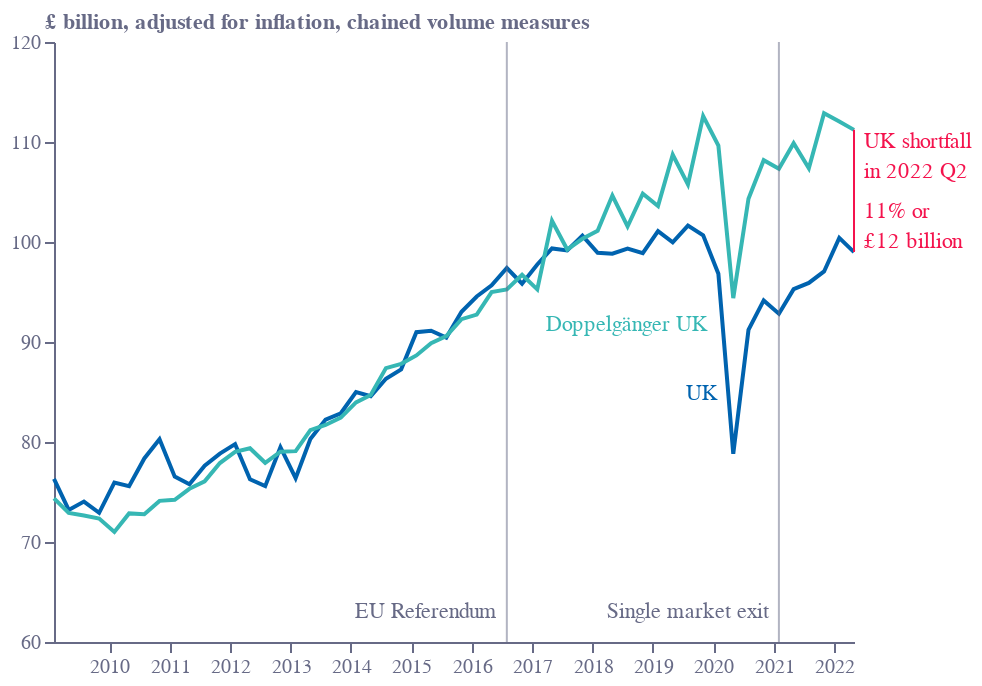

The cell this chart's notebook holds for it:
### Code cell
base = alt.Chart(f2).encode(
    x=alt.X(
        "date:T",
        sort=[],
        axis=alt.Axis(
            grid=False,
            titleAlign="center",
            titleAnchor="middle",
            title="",
            titleY=-15,
            titleX=207,
            labelColor=colors["eco-gray"],
            titleColor=colors["eco-gray"],
            tickColor=colors["eco-gray"],
            domainColor=colors["eco-gray"],
            tickCount=10,
            orient="bottom",
            labelAngle=0,
        ),
    )
).transform_calculate(date = "timeParse(replace(replace(replace(replace(datum.yearq, 'Q1', '02'), 'Q2', '05'),  'Q3', '08'), 'Q4', '11'), '%Y %m')")
uk = base.mark_line(color=colors["eco-mid-blue"]).encode(
    y=alt.Y(
        "uk:Q",
        sort=[],
        axis=alt.Axis(
            grid=False,
            title="£ billion, adjusted for inflation, chained volume measures",
            titleX=-5,
            titleY=-5,
            titleBaseline="bottom",
            titleAngle=0,
            titleAlign="left",
            labelColor=colors["eco-gray"],
            titleColor=colors["eco-gray"],
            tickColor=colors["eco-gray"],
            domainColor=colors["eco-gray"],
        ),
        scale=alt.Scale(domain=[60, 120]),
    )
)
dg=base.mark_line(color=colors["eco-turquiose"]).encode(y="dg:Q")
hline=base.mark_rule(color=colors["eco-gray"],opacity=0.5).transform_filter('datum.yearq=="2016 Q3"')
hline2=base.mark_rule(color=colors["eco-gray"],opacity=0.5).transform_filter('datum.yearq=="2021 Q1"')
label1=uk.mark_text(text='UK',color=colors["eco-mid-blue"],yOffset=60,xOffset=0,align='right')\
    .transform_filter('datum.yearq=="2020 Q1"')
label2=dg.mark_text(text='Doppelgänger UK',color=colors["eco-turquiose"],yOffset=90,xOffset=-5,align='right')\
    .transform_filter('datum.yearq=="2020 Q1"')
label3=hline.mark_text(text='EU Referendum',color=colors["eco-gray"],xOffset=-5,yOffset=135,align='right')
label4=hline2.mark_text(text='Single market exit',color=colors["eco-gray"],xOffset=-5,yOffset=135,align='right')
sf=base.mark_rule(color=colors["eco-dot"]).transform_filter('datum.yearq=="2022 Q2"').encode(
    y='uk:Q',y2='dg:Q'
)
label5=sf.mark_text(text='UK shortfall',color=colors["eco-dot"],xOffset=5,yOffset=-55,align='left')
label6=sf.mark_text(text='in 2022 Q2',color=colors["eco-dot"],xOffset=5,yOffset=-40,align='left')
label7=sf.mark_text(text='11% or',color=colors["eco-dot"],xOffset=5,yOffset=-20,align='left')
label8=sf.mark_text(text='£12 billion',color=colors["eco-dot"],xOffset=5,yOffset=-5,align='left')

layer1 = (
    ((uk+dg+hline+hline2+label1+label2+label3+label4+sf+label5+label6+label7+label8
     ).properties(height=300, width=400))
    .configure_view(stroke=None)
    .properties(title="")
)
layer1.save("visualisation/" + f + ".json")
layer1.save("visualisation/" + f + ".svg")
layer1.save("visualisation/" + f + ".png")
open("README.md", "a").write(readme)
layer1

### Figure 1 — Vega-Lite specification as saved in the notebook (floating-point values rounded to 4 significant figures)
{"config": {"view": {"continuousWidth": 400, "continuousHeight": 300, "stroke": null}}, "layer": [{"mark": {"type": "line", "color": "#0063AF"}, "encoding": {"x": {"axis": {"domainColor": "#676A86", "grid": false, "labelAngle": 0, "labelColor": "#676A86", "orient": "bottom", "tickColor": "#676A86", "tickCount": 10, "title": "", "titleAlign": "center", "titleAnchor": "middle", "titleColor": "#676A86", "titleX": 207, "titleY": -15}, "field": "date", "sort": [], "type": "temporal"}, "y": {"axis": {"domainColor": "#676A86", "grid": false, "labelColor": "#676A86", "tickColor": "#676A86", "title": "£ billion, adjusted for inflation, chained volume measures", "titleAlign": "left", "titleAngle": 0, "titleBaseline": "bottom", "titleColor": "#676A86", "titleX": -5, "titleY": -5}, "field": "uk", "scale": {"domain": [60, 120]}, "sort": [], "type": "quantitative"}}, "transform": [{"calculate": "timeParse(replace(replace(replace(replace(datum.yearq, 'Q1', '02'), 'Q2', '05'),  'Q3', '08'), 'Q4', '11'), '%Y %m')", "as": "date"}]}, {"mark": {"type": "line", "color": "#36B7B4"}, "encoding": {"x": {"axis": {"domainColor": "#676A86", "grid": false, "labelAngle": 0, "labelColor": "#676A86", "orient": "bottom", "tickColor": "#676A86", "tickCount": 10, "title": "", "titleAlign": "center", "titleAnchor": "middle", "titleColor": "#676A86", "titleX": 207, "titleY": -15}, "field": "date", "sort": [], "type": "temporal"}, "y": {"field": "dg", "type": "quantitative"}}, "transform": [{"calculate": "timeParse(replace(replace(replace(replace(datum.yearq, 'Q1', '02'), 'Q2', '05'),  'Q3', '08'), 'Q4', '11'), '%Y %m')", "as": "date"}]}, {"mark": {"type": "rule", "color": "#676A86", "opacity": 0.5}, "encoding": {"x": {"axis": {"domainColor": "#676A86", "grid": false, "labelAngle": 0, "labelColor": "#676A86", "orient": "bottom", "tickColor": "#676A86", "tickCount": 10, "title": "", "titleAlign": "center", "titleAnchor": "middle", "titleColor": "#676A86", "titleX": 207, "titleY": -15}, "field": "date", "sort": [], "type": "temporal"}}, "transform": [{"calculate": "timeParse(replace(replace(replace(replace(datum.yearq, 'Q1', '02'), 'Q2', '05'),  'Q3', '08'), 'Q4', '11'), '%Y %m')", "as": "date"}, {"filter": "datum.yearq==\"2016 Q3\""}]}, {"mark": {"type": "rule", "color": "#676A86", "opacity": 0.5}, "encoding": {"x": {"axis": {"domainColor": "#676A86", "grid": false, "labelAngle": 0, "labelColor": "#676A86", "orient": "bottom", "tickColor": "#676A86", "tickCount": 10, "title": "", "titleAlign": "center", "titleAnchor": "middle", "titleColor": "#676A86", "titleX": 207, "titleY": -15}, "field": "date", "sort": [], "type": "temporal"}}, "transform": [{"calculate": "timeParse(replace(replace(replace(replace(datum.yearq, 'Q1', '02'), 'Q2', '05'),  'Q3', '08'), 'Q4', '11'), '%Y %m')", "as": "date"}, {"filter": "datum.yearq==\"2021 Q1\""}]}, {"mark": {"type": "text", "align": "right", "color": "#0063AF", "text": "UK", "xOffset": 0, "yOffset": 60}, "encoding": {"x": {"axis": {"domainColor": "#676A86", "grid": false, "labelAngle": 0, "labelColor": "#676A86", "orient": "bottom", "tickColor": "#676A86", "tickCount": 10, "title": "", "titleAlign": "center", "titleAnchor": "middle", "titleColor": "#676A86", "titleX": 207, "titleY": -15}, "field": "date", "sort": [], "type": "temporal"}, "y": {"axis": {"domainColor": "#676A86", "grid": false, "labelColor": "#676A86", "tickColor": "#676A86", "title": "£ billion, adjusted for inflation, chained volume measures", "titleAlign": "left", "titleAngle": 0, "titleBaseline": "bottom", "titleColor": "#676A86", "titleX": -5, "titleY": -5}, "field": "uk", "scale": {"domain": [60, 120]}, "sort": [], "type": "quantitative"}}, "transform": [{"calculate": "timeParse(replace(replace(replace(replace(datum.yearq, 'Q1', '02'), 'Q2', '05'),  'Q3', '08'), 'Q4', '11'), '%Y %m')", "as": "date"}, {"filter": "datum.yearq==\"2020 Q1\""}]}, {"mark": {"type": "text", "align": "right", "color": "#36B7B4", "text": "Doppelgänger UK", "xOffset": -5, "yOffset": 90}, "encoding": {"x": {"axis": {"domainColor": "#676A86", "grid": false, "labelAngle": 0, "labelColor": "#676A86", "orient": "bottom", "tickColor": "#676A86", "tickCount": 10, "title": "", "titleAlign": "center", "titleAnchor": "middle", "titleColor": "#676A86", "titleX": 207, "titleY": -15}, "field": "date", "sort": [], "type": "temporal"}, "y": {"field": "dg", "type": "quantitative"}}, "transform": [{"calculate": "timeParse(replace(replace(replace(replace(datum.yearq, 'Q1', '02'), 'Q2', '05'),  'Q3', '08'), 'Q4', '11'), '%Y %m')", "as": "date"}, {"filter": "datum.yearq==\"2020 Q1\""}]}, {"mark": {"type": "text", "align": "right", "color": "#676A86", "text": "EU Referendum", "xOffset": -5, "yOffset": 135}, "encoding": {"x": {"axis": {"domainColor": "#676A86", "grid": false, "labelAngle": 0, "labelColor": "#676A86", "orient": "bottom", "tickColor": "#676A86", "tickCount": 10, "title": "", "titleAlign": "center", "titleAnchor": "middle", "titleColor": "#676A86", "titleX": 207, "titleY": -15}, "field": "date", "sort": [], "type": "temporal"}}, "transform": [{"calculate": "timeParse(replace(replace(replace(replace(datum.yearq, 'Q1', '02'), 'Q2', '05'),  'Q3', '08'), 'Q4', '11'), '%Y %m')", "as": "date"}, {"filter": "datum.yearq==\"2016 Q3\""}]}, {"mark": {"type": "text", "align": "right", "color": "#676A86", "text": "Single market exit", "xOffset": -5, "yOffset": 135}, "encoding": {"x": {"axis": {"domainColor": "#676A86", "grid": false, "labelAngle": 0, "labelColor": "#676A86", "orient": "bottom", "tickColor": "#676A86", "tickCount": 10, "title": "", "titleAlign": "center", "titleAnchor": "middle", "titleColor": "#676A86", "titleX": 207, "titleY": -15}, "field": "date", "sort": [], "type": "temporal"}}, "transform": [{"calculate": "timeParse(replace(replace(replace(replace(datum.yearq, 'Q1', '02'), 'Q2', '05'),  'Q3', '08'), 'Q4', '11'), '%Y %m')", "as": "date"}, {"filter": "datum.yearq==\"2021 Q1\""}]}, {"mark": {"type": "rule", "color": "#F4134D"}, "encoding": {"x": {"axis": {"domainColor": "#676A86", "grid": false, "labelAngle": 0, "labelColor": "#676A86", "orient": "bottom", "tickColor": "#676A86", "tickCount": 10, "title": "", "titleAlign": "center", "titleAnchor": "middle", "titleColor": "#676A86", "titleX": 207, "titleY": -15}, "field": "date", "sort": [], "type": "temporal"}, "y": {"field": "uk", "type": "quantitative"}, "y2": {"field": "dg"}}, "transform": [{"calculate": "timeParse(replace(replace(replace(replace(datum.yearq, 'Q1', '02'), 'Q2', '05'),  'Q3', '08'), 'Q4', '11'), '%Y %m')", "as": "date"}, {"filter": "datum.yearq==\"2022 Q2\""}]}, {"mark": {"type": "text", "align": "left", "color": "#F4134D", "text": "UK shortfall", "xOffset": 5, "yOffset": -55}, "encoding": {"x": {"axis": {"domainColor": "#676A86", "grid": false, "labelAngle": 0, "labelColor": "#676A86", "orient": "bottom", "tickColor": "#676A86", "tickCount": 10, "title": "", "titleAlign": "center", "titleAnchor": "middle", "titleColor": "#676A86", "titleX": 207, "titleY": -15}, "field": "date", "sort": [], "type": "temporal"}, "y": {"field": "uk", "type": "quantitative"}, "y2": {"field": "dg"}}, "transform": [{"calculate": "timeParse(replace(replace(replace(replace(datum.yearq, 'Q1', '02'), 'Q2', '05'),  'Q3', '08'), 'Q4', '11'), '%Y %m')", "as": "date"}, {"filter": "datum.yearq==\"2022 Q2\""}]}, {"mark": {"type": "text", "align": "left", "color": "#F4134D", "text": "in 2022 Q2", "xOffset": 5, "yOffset": -40}, "encoding": {"x": {"axis": {"domainColor": "#676A86", "grid": false, "labelAngle": 0, "labelColor": "#676A86", "orient": "bottom", "tickColor": "#676A86", "tickCount": 10, "title": "", "titleAlign": "center", "titleAnchor": "middle", "titleColor": "#676A86", "titleX": 207, "titleY": -15}, "field": "date", "sort": [], "type": "temporal"}, "y": {"field": "uk", "type": "quantitative"}, "y2": {"field": "dg"}}, "transform": [{"calculate": "timeParse(replace(replace(replace(replace(datum.yearq, 'Q1', '02'), 'Q2', '05'),  'Q3', '08'), 'Q4', '11'), '%Y %m')", "as": "date"}, {"filter": "datum.yearq==\"2022 Q2\""}]}, {"mark": {"type": "text", "align": "left", "color": "#F4134D", "text": "11% or", "xOffset": 5, "yOffset": -20}, "encoding": {"x": {"axis": {"domainColor": "#676A86", "grid": false, "labelAngle": 0, "labelColor": "#676A86", "orient": "bottom", "tickColor": "#676A86", "tickCount": 10, "title": "", "titleAlign": "center", "titleAnchor": "middle", "titleColor": "#676A86", "titleX": 207, "titleY": -15}, "field": "date", "sort": [], "type": "temporal"}, "y": {"field": "uk", "type": "quantitative"}, "y2": {"field": "dg"}}, "transform": [{"calculate": "timeParse(replace(replace(replace(replace(datum.yearq, 'Q1', '02'), 'Q2', '05'),  'Q3', '08'), 'Q4', '11'), '%Y %m')", "as": "date"}, {"filter": "datum.yearq==\"2022 Q2\""}]}, {"mark": {"type": "text", "align": "left", "color": "#F4134D", "text": "£12 billion", "xOffset": 5, "yOffset": -5}, "encoding": {"x": {"axis": {"domainColor": "#676A86", "grid": false, "labelAngle": 0, "labelColor": "#676A86", "orient": "bottom", "tickColor": "#676A86", "tickCount": 10, "title": "", "titleAlign": "center", "titleAnchor": "middle", "titleColor": "#676A86", "titleX": 207, "titleY": -15}, "field": "date", "sort": [], "type": "temporal"}, "y": {"field": "uk", "type": "quantitative"}, "y2": {"field": "dg"}}, "transform": [{"calculate": "timeParse(replace(replace(replace(replace(datum.yearq, 'Q1', '02'), 'Q2', '05'),  'Q3', '08'), 'Q4', '11'), '%Y %m')", "as": "date"}, {"filter": "datum.yearq==\"2022 Q2\""}]}], "data": {"name": "data-fba74dc91564ca5a839432bca2224e0c"}, "height": 300, "title": "", "width": 400, "$schema": "https://vega.github.io/schema/vega-lite/v4.17.0.json", "datasets": {"data-fba74dc91564ca5a839432bca2224e0c": [{"yearq": "2009 Q1", "uk": 76.32, "dg": 74.36}, {"yearq": "2009 Q2", "uk": 73.21, "dg": 72.91}, {"yearq": "2009 Q3", "uk": 74.05, "dg": 72.65}, {"yearq": "2009 Q4", "uk": 72.92, "dg": 72.35}, {"yearq": "2010 Q1", "uk": 75.94, "dg": 71.01}, {"yearq": "2010 Q2", "uk": 75.58, "dg": 72.86}, {"yearq": "2010 Q3", "uk": 78.36, "dg": 72.78}, {"yearq": "2010 Q4", "uk": 80.28, "dg": 74.11}, {"yearq": "2011 Q1", "uk": 76.54, "dg": 74.22}, {"yearq": "2011 Q2", "uk": 75.78, "dg": 75.32}, {"yearq": "2011 Q3", "uk": 77.63, "dg": 76.06}, {"yearq": "2011 Q4", "uk": 78.83, "dg": 77.89}, {"yearq": "2012 Q1", "uk": 79.79, "dg": 79.01}, {"yearq": "2012 Q2", "uk": 76.28, "dg": 79.38}, {"yearq": "2012 Q3", "uk": 75.59, "dg": 77.92}, {"yearq": "2012 Q4", "uk": 79.48, "dg": 79.03}, {"yearq": "2013 Q1", "uk": 76.38, "dg": 79.09}, {"yearq": "2013 Q2", "uk": 80.29, "dg": 81.18}, {"yearq": "2013 Q3", "uk": 82.24, "dg": 81.7}, {"yearq": "2013 Q4", "uk": 82.87, "dg": 82.44}, {"yearq": "2014 Q1", "uk": 84.99, "dg": 83.96}, {"yearq": "2014 Q2", "uk": 84.58, "dg": 84.7}, {"yearq": "2014 Q3", "uk": 86.32, "dg": 87.39}, {"yearq": "2014 Q4", "uk": 87.26, "dg": 87.81}, {"yearq": "2015 Q1", "uk": 90.99, "dg": 88.66}, {"yearq": "2015 Q2", "uk": 91.13, "dg": 89.88}, {"yearq": "2015 Q3", "uk": 90.44, "dg": 90.59}, {"yearq": "2015 Q4", "uk": 93.02, "dg": 92.29}, {"yearq": "2016 Q1", "uk": 94.55, "dg": 92.74}, {"yearq": "2016 Q2", "uk": 95.67, "dg": 94.99}, {"yearq": "2016 Q3", "uk": 97.4, "dg": 95.26}, {"yearq": "2016 Q4", "uk": 95.83, "dg": 96.73}, {"yearq": "2017 Q1", "uk": 97.75, "dg": 95.26}, {"yearq": "2017 Q2", "uk": 99.36, "dg": 102.1}, {"yearq": "2017 Q3", "uk": 99.16, "dg": 99.25}, {"yearq": "2017 Q4", "uk": 100.6, "dg": 100.3}, {"yearq": "2018 Q1", "uk": 98.92, "dg": 101.1}, {"yearq": "2018 Q2", "uk": 98.83, "dg": 104.6}, {"yearq": "2018 Q3", "uk": 99.33, "dg": 101.6}, {"yearq": "2018 Q4", "uk": 98.88, "dg": 104.8}, {"yearq": "2019 Q1", "uk": 101.1, "dg": 103.6}, {"yearq": "2019 Q2", "uk": 99.97, "dg": 108.7}, {"yearq": "2019 Q3", "uk": 101.6, "dg": 105.8}, {"yearq": "2019 Q4", "uk": 100.7, "dg": 112.6}, {"yearq": "2020 Q1", "uk": 96.83, "dg": 109.7}, {"yearq": "2020 Q2", "uk": 78.81, "dg": 94.39}, {"yearq": "2020 Q3", "uk": 91.21, "dg": 104.3}, {"yearq": "2020 Q4", "uk": 94.16, "dg": 108.2}, {"yearq": "2021 Q1", "uk": 92.83, "dg": 107.3}, {"yearq": "2021 Q2", "uk": 95.28, "dg": 109.9}, {"yearq": "2021 Q3", "uk": 95.91, "dg": 107.4}, {"yearq": "2021 Q4", "uk": 97.05, "dg": 112.9}, {"yearq": "2022 Q1", "uk": 100.4, "dg": 112.1}, {"yearq": "2022 Q2", "uk": 98.99, "dg": 111.2}]}}
